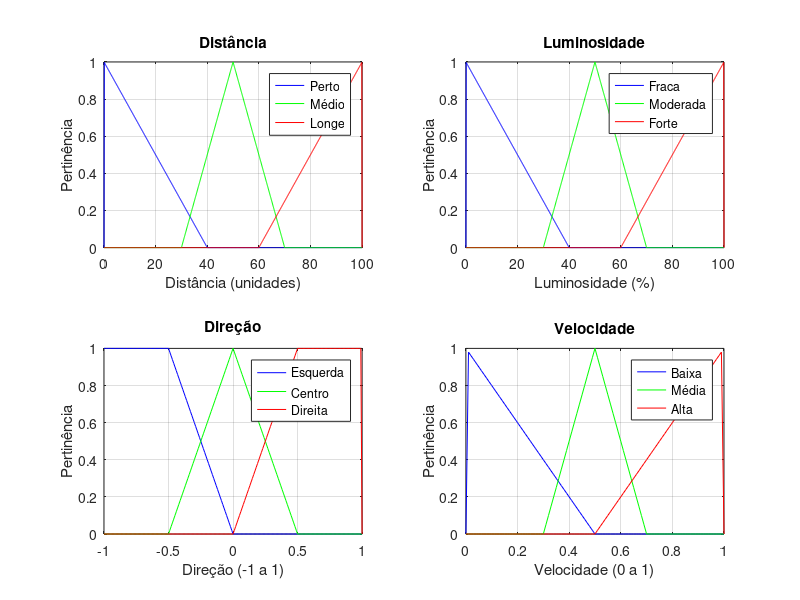
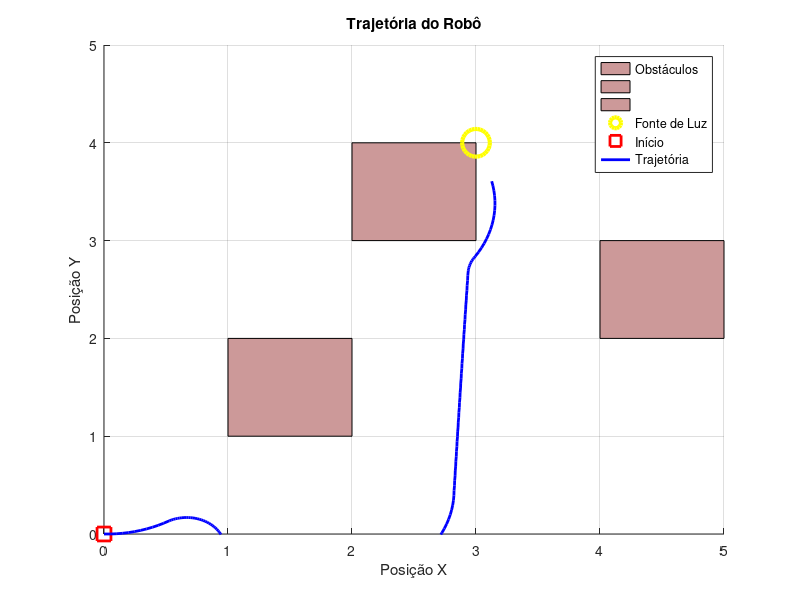
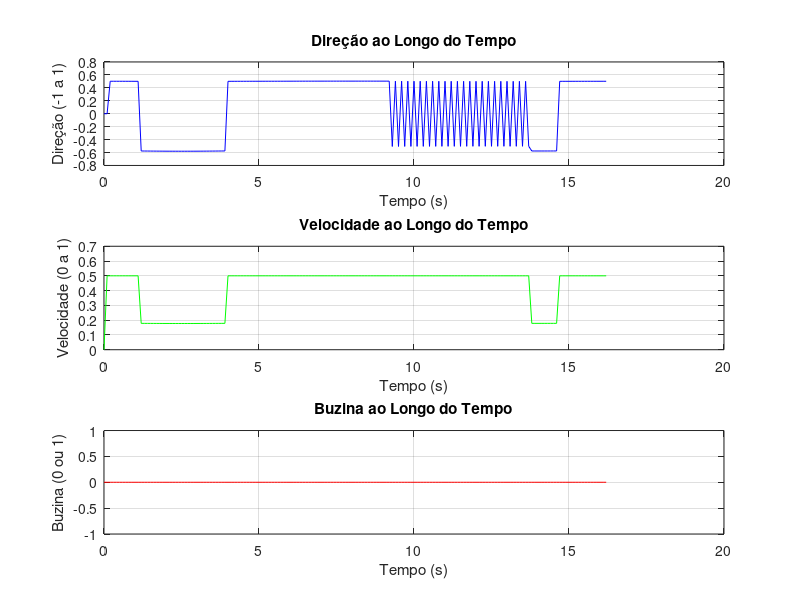

These charts were generated, in order, by the following MATLAB code:
% Simulação de Lógica Fuzzy em GNU Octave
% Robô que navega em direção à luz evitando obstáculos

clc;
clear all;
close all;

% =============================================
% 1. DEFINIÇÃO DAS FUNÇÕES DE PERTINÊNCIA
% =============================================

function y = trimf(x, params)
    a = params(1); b = params(2); c = params(3);
    y = zeros(size(x));
    idx1 = (x <= a); y(idx1) = 0;
    idx2 = (x > a & x <= b); y(idx2) = (x(idx2) - a) / (b - a);
    idx3 = (x > b & x < c); y(idx3) = (c - x(idx3)) / (c - b);
    idx4 = (x >= c); y(idx4) = 0;
end

function y = trapmf(x, params)
    a = params(1); b = params(2); c = params(3); d = params(4);
    y = zeros(size(x));
    idx1 = (x <= a); y(idx1) = 0;
    idx2 = (x > a & x < b); y(idx2) = (x(idx2) - a) / (b - a);
    idx3 = (x >= b & x <= c); y(idx3) = 1;
    idx4 = (x > c & x < d); y(idx4) = (d - x(idx4)) / (d - c);
    idx5 = (x >= d); y(idx5) = 0;
end

function angle = wrapToPi(angle)
    angle = mod(angle + pi, 2*pi) - pi;
end

% =============================================
% 2. CONFIGURAÇÃO DO SISTEMA FUZZY
% =============================================

% Variáveis de entrada e saída
x_dist = 0:0.1:100; % Domínio da distância
x_lum = 0:0.1:100;  % Domínio da luminosidade
x_dir = -1:0.01:1;  % Domínio da direção
x_vel = 0:0.01:1;   % Domínio da velocidade

% Conjuntos fuzzy para distância
perto_dist = trimf(x_dist, [0 0 40]);
medio_dist = trimf(x_dist, [30 50 70]);
longe_dist = trimf(x_dist, [60 100 100]);

% Conjuntos fuzzy para luminosidade
fraca_lum = trimf(x_lum, [0 0 40]);
moderada_lum = trimf(x_lum, [30 50 70]);
forte_lum = trimf(x_lum, [60 100 100]);

% Conjuntos fuzzy para direção
esquerda_dir = trapmf(x_dir, [-1 -1 -0.5 0]);
centro_dir = trimf(x_dir, [-0.5 0 0.5]);
direita_dir = trapmf(x_dir, [0 0.5 1 1]);

% Conjuntos fuzzy para velocidade
baixa_vel = trimf(x_vel, [0 0 0.5]);
media_vel = trimf(x_vel, [0.3 0.5 0.7]);
alta_vel = trimf(x_vel, [0.5 1 1]);

% Plotar funções de pertinência
figure;
subplot(2, 2, 1);
plot(x_dist, perto_dist, 'b-', x_dist, medio_dist, 'g-', x_dist, longe_dist, 'r-');
title('Distância');
legend('Perto', 'Médio', 'Longe');
xlabel('Distância (unidades)');
ylabel('Pertinência');
grid on;

subplot(2, 2, 2);
plot(x_lum, fraca_lum, 'b-', x_lum, moderada_lum, 'g-', x_lum, forte_lum, 'r-');
title('Luminosidade');
legend('Fraca', 'Moderada', 'Forte');
xlabel('Luminosidade (%)');
ylabel('Pertinência');
grid on;

subplot(2, 2, 3);
plot(x_dir, esquerda_dir, 'b-', x_dir, centro_dir, 'g-', x_dir, direita_dir, 'r-');
title('Direção');
legend('Esquerda', 'Centro', 'Direita');
xlabel('Direção (-1 a 1)');
ylabel('Pertinência');
grid on;

subplot(2, 2, 4);
plot(x_vel, baixa_vel, 'b-', x_vel, media_vel, 'g-', x_vel, alta_vel, 'r-');
title('Velocidade');
legend('Baixa', 'Média', 'Alta');
xlabel('Velocidade (0 a 1)');
ylabel('Pertinência');
grid on;

% =============================================
% 3. SIMULAÇÃO DINÂMICA
% =============================================

% Definição do ambiente
obstaculos = [1 1; 2 3; 4 2]; % Posições dos centros dos obstáculos
fonte_luz = [3 4]; % Posição da fonte de luz
pos_atual = [0 0]; % Posição inicial do robô
orientacao = 0; % Orientação inicial do robô (em radianos)
t = 0:0.1:50; % Tempo de simulação aumentado
trajetoria_x = zeros(size(t));
trajetoria_y = zeros(size(t));
trajetoria_x(1) = pos_atual(1);
trajetoria_y(1) = pos_atual(2);

% Variáveis para armazenar saídas ao longo do tempo
direcoes = zeros(size(t));
velocidades = zeros(size(t));
buzinas = zeros(size(t));
direcoes(1) = 0;
velocidades(1) = 0;
buzinas(1) = 0;

for i = 2:length(t)
    % Calcular distâncias e luminosidades dinamicamente
    dist_obstaculo = min(sqrt((obstaculos(:,1) - pos_atual(1)).^2 + (obstaculos(:,2) - pos_atual(2)).^2));
    dist_frente = dist_obstaculo; % Considera o obstáculo mais próximo como frontal

    % Calcular a direção relativa à fonte de luz
    dx = fonte_luz(1) - pos_atual(1);
    dy = fonte_luz(2) - pos_atual(2);
    angulo_fonte = atan2(dy, dx); % Ângulo em relação à fonte de luz

    % Calcular luminosidades em diferentes direções
    dist_fonte = sqrt(dx^2 + dy^2);
    lum_base = 100 * (1 - dist_fonte / 5); % Intensidade decresce com a distância
    lum_base = max(0, min(100, lum_base));

    % Calcular ângulos relativos para cada sensor
    ang_frente = wrapToPi(angulo_fonte - orientacao);
    ang_esquerda = wrapToPi(ang_frente + pi/2);
    ang_direita = wrapToPi(ang_frente - pi/2);
    ang_tras = wrapToPi(ang_frente + pi);

    % Ajustar luminosidade com base no ângulo
    lum_frente = lum_base * max(0, cos(ang_frente));
    lum_esquerda = lum_base * max(0, cos(ang_esquerda));
    lum_direita = lum_base * max(0, cos(ang_direita));
    lum_tras = lum_base * max(0, cos(ang_tras));

    % Fuzzificação
    mf_perto = trimf(dist_frente, [0 0 40]);
    mf_longe = trimf(dist_frente, [60 100 100]);
    mf_fraca_f = trimf(lum_frente, [0 0 40]);
    mf_forte_f = trimf(lum_frente, [60 100 100]);
    mf_fraca_e = trimf(lum_esquerda, [0 0 40]);
    mf_forte_e = trimf(lum_esquerda, [60 100 100]);
    mf_fraca_d = trimf(lum_direita, [0 0 40]);
    mf_forte_d = trimf(lum_direita, [60 100 100]);
    mf_fraca_t = trimf(lum_tras, [0 0 40]);
    mf_forte_t = trimf(lum_tras, [60 100 100]);

    % Regras fuzzy
    rule_dir = zeros(1, 6);
    rule_vel = zeros(1, 6);
    rule_buz = zeros(1, 6);
    dir_sugerida = zeros(1, 6);
    vel_sugerida = zeros(1, 6);

    % Regra 1: Se obstáculo muito perto -> desviar imediatamente
    rule_dir(1) = (dist_frente < 1);
    rule_vel(1) = (dist_frente < 1);
    rule_buz(1) = 0;
    dir_sugerida(1) = -sign(dx) * 0.9;
    vel_sugerida(1) = 0.1;

    % Regra 2: Se luz forte à esquerda -> virar esquerda
    rule_dir(2) = mf_forte_e;
    rule_vel(2) = mf_forte_e;
    rule_buz(2) = 0;
    dir_sugerida(2) = -0.8;
    vel_sugerida(2) = 0.5;

    % Regra 3: Se luz forte à direita -> virar direita
    rule_dir(3) = mf_forte_d;
    rule_vel(3) = mf_forte_d;
    rule_buz(3) = 0;
    dir_sugerida(3) = 0.8;
    vel_sugerida(3) = 0.5;

    % Regra 4: Se luz forte frontal -> seguir reto e buzinar
    rule_dir(4) = min(mf_longe, mf_forte_f);
    rule_vel(4) = min(mf_longe, mf_forte_f);
    rule_buz(4) = min(mf_longe, mf_forte_f);
    dir_sugerida(4) = 0;
    vel_sugerida(4) = 0.2;

    % Regra 5: Se luz fraca frontal -> seguir reto rápido
    rule_dir(5) = min(mf_longe, mf_fraca_f);
    rule_vel(5) = min(mf_longe, mf_fraca_f);
    rule_buz(5) = 0;
    dir_sugerida(5) = 0;
    vel_sugerida(5) = 0.8;

    % Regra 6: Padrão
    rule_dir(6) = 1 - max([mf_perto mf_forte_e mf_forte_d mf_forte_f]);
    rule_vel(6) = 1 - max([mf_perto mf_forte_e mf_forte_d mf_forte_f]);
    rule_buz(6) = 0;
    dir_sugerida(6) = (lum_direita - lum_esquerda) / 100;
    vel_sugerida(6) = 0.4;

    % Agregação e Defuzzificação
    dir_agregada = zeros(size(x_dir));
    for j = 1:6
        if dir_sugerida(j) < 0
            temp = min(rule_dir(j), esquerda_dir);
        elseif dir_sugerida(j) > 0
            temp = min(rule_dir(j), direita_dir);
        else
            temp = min(rule_dir(j), centro_dir);
        end
        dir_agregada = max(dir_agregada, temp);
    end
    denominador = trapz(x_dir, dir_agregada);
    if denominador ~= 0
        direcao = trapz(x_dir, x_dir .* dir_agregada) / denominador;
    else
        direcao = 0;
    end

    vel_agregada = zeros(size(x_vel));
    for j = 1:6
        if vel_sugerida(j) < 0.4
            temp = min(rule_vel(j), baixa_vel);
        elseif vel_sugerida(j) > 0.6
            temp = min(rule_vel(j), alta_vel);
        else
            temp = min(rule_vel(j), media_vel);
        end
        vel_agregada = max(vel_agregada, temp);
    end
    denominador = trapz(x_vel, vel_agregada);
    if denominador ~= 0
        velocidade = trapz(x_vel, x_vel .* vel_agregada) / denominador;
    else
        velocidade = 0.4;
    end

    buzina = max(rule_buz) > 0.5;

    % Armazenar saídas
    direcoes(i) = direcao;
    velocidades(i) = velocidade;
    buzinas(i) = buzina;

    % Verificação de colisão antes de atualizar a posição
    novo_x = pos_atual(1) + cos(orientacao) * velocidade * 0.1;
    novo_y = pos_atual(2) + sin(orientacao) * velocidade * 0.1;
    colisao = false;
    for k = 1:size(obstaculos, 1)
        if (novo_x >= obstaculos(k,1) - 0.5 && novo_x <= obstaculos(k,1) + 0.5 && ...
            novo_y >= obstaculos(k,2) - 0.5 && novo_y <= obstaculos(k,2) + 0.5)
            colisao = true;
            break;
        end
    end

    if colisao
        direcao = -sign(dx) * 0.9;
        velocidade = 0.1;
    end

    % Atualizar orientação e posição
    orientacao = orientacao + direcao * 0.1;
    pos_atual = pos_atual + [cos(orientacao) * velocidade * 0.1, sin(orientacao) * velocidade * 0.1];
    trajetoria_x(i) = pos_atual(1);
    trajetoria_y(i) = pos_atual(2);

    % Condição de parada
    if dist_fonte < 0.5
        fprintf('\nRobô alcançou a fonte de luz!\n');
        trajetoria_x = trajetoria_x(1:i);
        trajetoria_y = trajetoria_y(1:i);
        direcoes = direcoes(1:i);
        velocidades = velocidades(1:i);
        buzinas = buzinas(1:i);
        t = t(1:i);
        break;
    end
end

% =============================================
% 4. VISUALIZAÇÃO DOS RESULTADOS
% =============================================

figure;
hold on;
rectangle('Position', [1 1 1 1], 'FaceColor', [0.8 0.6 0.6]); % Obstáculo 1
rectangle('Position', [2 3 1 1], 'FaceColor', [0.8 0.6 0.6]); % Obstáculo 2
rectangle('Position', [4 2 1 1], 'FaceColor', [0.8 0.6 0.6]); % Obstáculo 3
plot(3, 4, 'yo', 'MarkerSize', 20, 'LineWidth', 3); % Fonte de luz
plot(0, 0, 'rs', 'MarkerSize', 10, 'LineWidth', 2); % Posição inicial
plot(trajetoria_x, trajetoria_y, 'b-', 'LineWidth', 2); % Trajetória
xlabel('Posição X'); ylabel('Posição Y'); title('Trajetória do Robô');
legend('Obstáculos', '', '', 'Fonte de Luz', 'Início', 'Trajetória');
axis([0 5 0 5]);
grid on;
hold off;

% Plotar saídas ao longo do tempo
figure;
subplot(3,1,1);
plot(t, direcoes, 'b-');
xlabel('Tempo (s)');
ylabel('Direção (-1 a 1)');
title('Direção ao Longo do Tempo');
grid on;

subplot(3,1,2);
plot(t, velocidades, 'g-');
xlabel('Tempo (s)');
ylabel('Velocidade (0 a 1)');
title('Velocidade ao Longo do Tempo');
grid on;

subplot(3,1,3);
plot(t, buzinas, 'r-');
xlabel('Tempo (s)');
ylabel('Buzina (0 ou 1)');
title('Buzina ao Longo do Tempo');
grid on;

fprintf('\n=== RESULTADOS FINAIS ===\n');
fprintf('Direção final: %.2f (-1=esq, 0=centro, 1=dir)\n', direcao);
fprintf('Velocidade final: %.2f (0=parado, 1=máxima)\n', velocidade);
fprintf('Buzina: %d (0=desligada, 1=ligada)\n', buzina);
